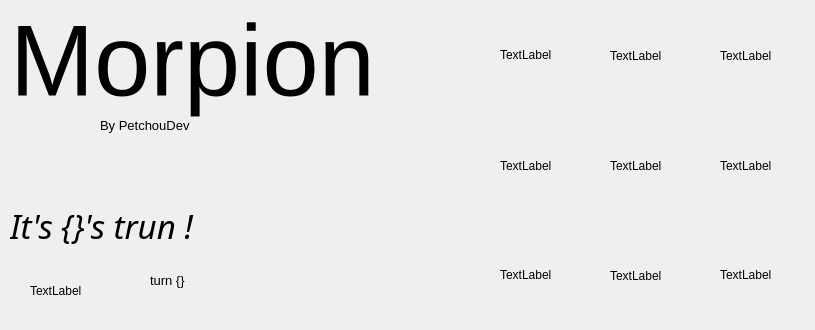
<?xml version="1.0" encoding="UTF-8"?>
<ui version="4.0">
 <class>Form</class>
 <widget class="QWidget" name="Form">
  <property name="geometry">
   <rect>
    <x>0</x>
    <y>0</y>
    <width>815</width>
    <height>330</height>
   </rect>
  </property>
  <property name="windowTitle">
   <string>Morpion by PetchouDev</string>
  </property>
  <property name="styleSheet">
   <string notr="true"/>
  </property>
  <widget class="QLabel" name="label">
   <property name="geometry">
    <rect>
     <x>10</x>
     <y>-10</y>
     <width>471</width>
     <height>141</height>
    </rect>
   </property>
   <property name="font">
    <font>
     <pointsize>76</pointsize>
    </font>
   </property>
   <property name="text">
    <string>Morpion</string>
   </property>
  </widget>
  <widget class="QLabel" name="label_2">
   <property name="geometry">
    <rect>
     <x>100</x>
     <y>110</y>
     <width>141</width>
     <height>31</height>
    </rect>
   </property>
   <property name="font">
    <font>
     <pointsize>10</pointsize>
    </font>
   </property>
   <property name="text">
    <string>By PetchouDev</string>
   </property>
  </widget>
  <widget class="QLabel" name="PlayerTurn">
   <property name="geometry">
    <rect>
     <x>10</x>
     <y>190</y>
     <width>461</width>
     <height>71</height>
    </rect>
   </property>
   <property name="font">
    <font>
     <family>MS PGothic</family>
     <pointsize>25</pointsize>
     <italic>true</italic>
     <strikeout>false</strikeout>
     <kerning>true</kerning>
    </font>
   </property>
   <property name="text">
    <string>It's {}'s trun !</string>
   </property>
  </widget>
  <widget class="QLabel" name="TurnCounter">
   <property name="geometry">
    <rect>
     <x>150</x>
     <y>270</y>
     <width>81</width>
     <height>21</height>
    </rect>
   </property>
   <property name="font">
    <font>
     <pointsize>10</pointsize>
    </font>
   </property>
   <property name="text">
    <string>turn {}</string>
   </property>
  </widget>
  <widget class="QLabel" name="grid">
   <property name="geometry">
    <rect>
     <x>490</x>
     <y>0</y>
     <width>330</width>
     <height>330</height>
    </rect>
   </property>
   <property name="text">
    <string/>
   </property>
   <property name="pixmap">
    <pixmap>grid.png</pixmap>
   </property>
   <property name="scaledContents">
    <bool>true</bool>
   </property>
  </widget>
  <widget class="QLabel" name="L1">
   <property name="geometry">
    <rect>
     <x>500</x>
     <y>10</y>
     <width>90</width>
     <height>90</height>
    </rect>
   </property>
   <property name="text">
    <string>TextLabel</string>
   </property>
   <property name="scaledContents">
    <bool>true</bool>
   </property>
  </widget>
  <widget class="QLabel" name="L9">
   <property name="geometry">
    <rect>
     <x>720</x>
     <y>230</y>
     <width>90</width>
     <height>90</height>
    </rect>
   </property>
   <property name="text">
    <string>TextLabel</string>
   </property>
   <property name="scaledContents">
    <bool>true</bool>
   </property>
  </widget>
  <widget class="QLabel" name="L8">
   <property name="geometry">
    <rect>
     <x>610</x>
     <y>230</y>
     <width>91</width>
     <height>91</height>
    </rect>
   </property>
   <property name="text">
    <string>TextLabel</string>
   </property>
   <property name="scaledContents">
    <bool>true</bool>
   </property>
  </widget>
  <widget class="QLabel" name="L7">
   <property name="geometry">
    <rect>
     <x>500</x>
     <y>230</y>
     <width>90</width>
     <height>90</height>
    </rect>
   </property>
   <property name="text">
    <string>TextLabel</string>
   </property>
   <property name="scaledContents">
    <bool>true</bool>
   </property>
  </widget>
  <widget class="QLabel" name="L5">
   <property name="geometry">
    <rect>
     <x>610</x>
     <y>120</y>
     <width>91</width>
     <height>91</height>
    </rect>
   </property>
   <property name="text">
    <string>TextLabel</string>
   </property>
   <property name="scaledContents">
    <bool>true</bool>
   </property>
  </widget>
  <widget class="QLabel" name="L6">
   <property name="geometry">
    <rect>
     <x>720</x>
     <y>120</y>
     <width>91</width>
     <height>91</height>
    </rect>
   </property>
   <property name="text">
    <string>TextLabel</string>
   </property>
   <property name="scaledContents">
    <bool>true</bool>
   </property>
  </widget>
  <widget class="QLabel" name="L4">
   <property name="geometry">
    <rect>
     <x>500</x>
     <y>120</y>
     <width>91</width>
     <height>91</height>
    </rect>
   </property>
   <property name="text">
    <string>TextLabel</string>
   </property>
   <property name="scaledContents">
    <bool>true</bool>
   </property>
  </widget>
  <widget class="QLabel" name="L2">
   <property name="geometry">
    <rect>
     <x>610</x>
     <y>10</y>
     <width>91</width>
     <height>91</height>
    </rect>
   </property>
   <property name="text">
    <string>TextLabel</string>
   </property>
   <property name="scaledContents">
    <bool>true</bool>
   </property>
  </widget>
  <widget class="QLabel" name="L3">
   <property name="geometry">
    <rect>
     <x>720</x>
     <y>10</y>
     <width>91</width>
     <height>91</height>
    </rect>
   </property>
   <property name="text">
    <string>TextLabel</string>
   </property>
   <property name="scaledContents">
    <bool>true</bool>
   </property>
  </widget>
  <widget class="QLabel" name="Icon">
   <property name="geometry">
    <rect>
     <x>30</x>
     <y>260</y>
     <width>61</width>
     <height>61</height>
    </rect>
   </property>
   <property name="text">
    <string>TextLabel</string>
   </property>
   <property name="scaledContents">
    <bool>true</bool>
   </property>
  </widget>
 </widget>
 <resources/>
 <connections/>
</ui>
